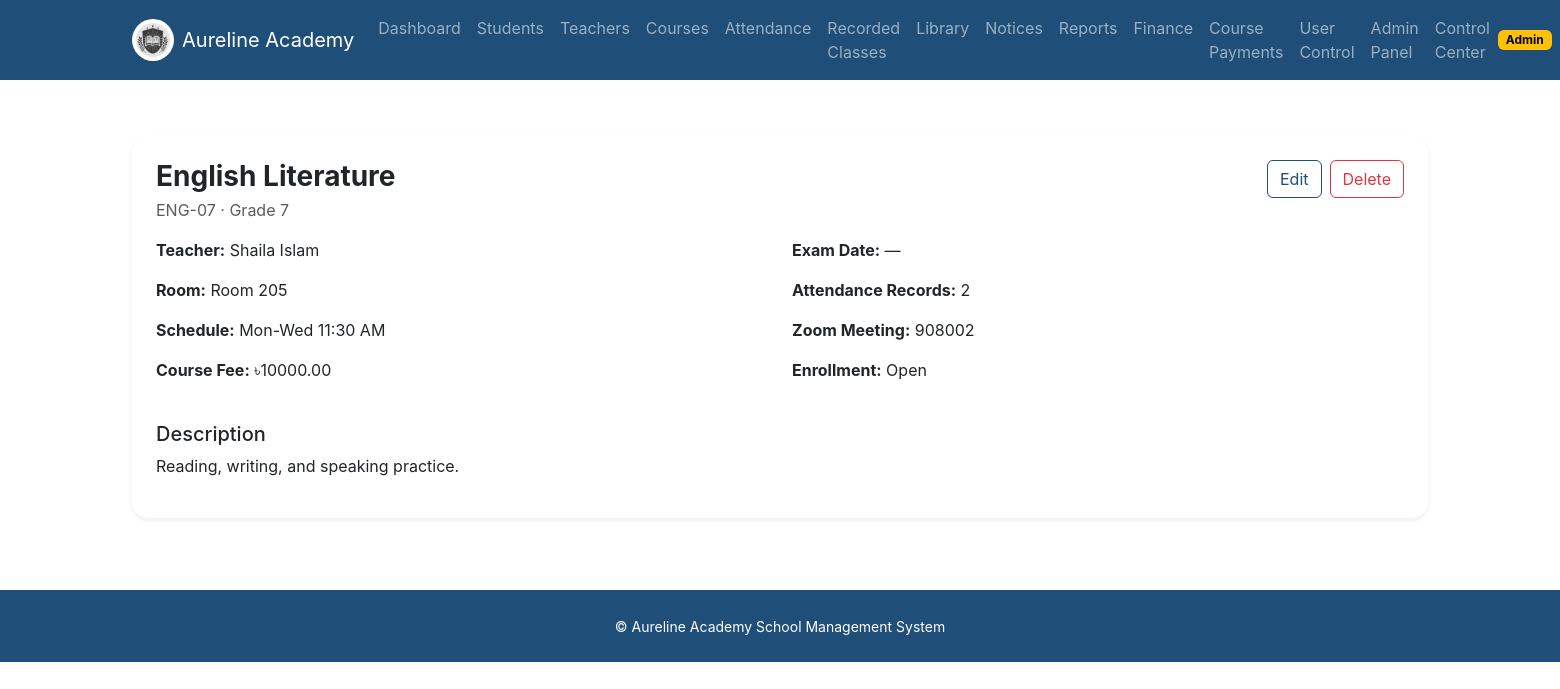
Screenshot of /courses/2 (signed in) with the database file from the repository.
### app/models.py (models this page shows, shortened)
class TimestampMixin:
    created_at = db.Column(db.DateTime, default=datetime.utcnow, nullable=False)
    updated_at = db.Column(db.DateTime, default=datetime.utcnow, onupdate=datetime.utcnow, nullable=False)

class User(UserMixin, TimestampMixin, db.Model):
    id = db.Column(db.Integer, primary_key=True)
    full_name = db.Column(db.String(120), nullable=False)
    email = db.Column(db.String(120), unique=True, nullable=False, index=True)
    password_hash = db.Column(db.String(255), nullable=False)
    role = db.Column(db.String(20), nullable=False, index=True)
    phone = db.Column(db.String(20))
    is_active = db.Column(db.Boolean, default=True, nullable=False)
    approval_status = db.Column(db.String(20), default="approved", nullable=False, index=True)
    registration_source = db.Column(db.String(20), default="admin_created", nullable=False)
    approved_at = db.Column(db.DateTime)
    approved_by_user_id = db.Column(db.Integer, db.ForeignKey("user.id"))
    approved_by = db.relationship("User", remote_side=[id], backref="approved_users")
    student_profile = db.relationship("StudentProfile", back_populates="user", uselist=False, cascade="all, delete-orphan")
    teacher_profile = db.relationship("TeacherProfile", back_populates="user", uselist=False, cascade="all, delete-orphan")
    submitted_course_requests = db.relationship("CourseRequest", foreign_keys="CourseRequest.requester_user_id", back_populates="requester")
    reviewed_course_requests = db.relationship("CourseRequest", foreign_keys="CourseRequest.reviewed_by_user_id", back_populates="reviewed_by")
    def get_role_badge(self):
        return self.role.title()
    def get_status_badge(self):
        return self.approval_status.title()

class Course(TimestampMixin, db.Model):
    id = db.Column(db.Integer, primary_key=True)
    title = db.Column(db.String(120), nullable=False)
    code = db.Column(db.String(50), unique=True, nullable=False, index=True)
    class_name = db.Column(db.String(50), nullable=False)
    room = db.Column(db.String(50))
    schedule_text = db.Column(db.String(120))
    delivery_status = db.Column(db.String(20), default="running", nullable=False)
    next_schedule_text = db.Column(db.String(120))
    suspension_note = db.Column(db.Text)
    exam_date = db.Column(db.Date)
    description = db.Column(db.Text)
    teacher_id = db.Column(db.Integer, db.ForeignKey("teacher_profile.id"))
    zoom_meeting_id = db.Column(db.String(120))
    course_fee = db.Column(db.Numeric(10, 2), nullable=False, default=0)
    is_open_for_enrollment = db.Column(db.Boolean, nullable=False, default=True)
    teacher = db.relationship("TeacherProfile", back_populates="courses")
    attendances = db.relationship("Attendance", back_populates="course", cascade="all, delete-orphan")
    requests = db.relationship("CourseRequest", back_populates="course", cascade="all, delete-orphan")
    recordings = db.relationship("RecordedClassVideo", back_populates="course", cascade="all, delete-orphan")
    invoices = db.relationship("Invoice", back_populates="course")
    test_results = db.relationship("ClassTestResult", back_populates="course")

### app/courses/routes.py (the view)
@courses_bp.route("/<int:course_id>")
@login_required
@roles_required("admin", "teacher")
def detail_course(course_id):
    course = Course.query.get_or_404(course_id)
    return render_template("courses/detail.html", course=course)

### app/models.py (called while the page is built)
@login_manager.user_loader
def load_user(user_id):
    return db.session.get(User, int(user_id))

### app/templates/courses/detail.html (shortened to what this page needs)
{% extends 'base.html' %}
{% block content %}
<section class="py-4"><div class="container"><div class="card border-0 shadow-sm rounded-4"><div class="card-body p-4"><div class="d-flex justify-content-between align-items-start flex-wrap gap-3 mb-3"><div><h1 class="h3 fw-bold mb-1">{{ course.title }}</h1><div class="text-muted">{{ course.code }} · {{ course.class_name }}</div></div>{% if current_user.role == 'admin' %}<div class="d-flex gap-2"><a class="btn btn-outline-primary" href="{{ url_for('courses.edit_course', course_id=course.id) }}">Edit</a><form method="post" action="{{ url_for('courses.delete_course', course_id=course.id) }}" onsubmit="return confirm('Delete this course?');"><button class="btn btn-outline-danger">Delete</button></form></div>{% endif %}</div><div class="row g-4"><div class="col-md-6"><p><strong>Teacher:</strong> {{ course.teacher.user.full_name if course.teacher else 'Unassigned' }}</p><p><strong>Room:</strong> {{ course.room or '—' }}</p><p><strong>Schedule:</strong> {{ course.schedule_text or '—' }}</p><p><strong>Course Fee:</strong> ৳{{ course.course_fee }}</p></div><div class="col-md-6"><p><strong>Exam Date:</strong> {{ course.exam_date.strftime('%d %b %Y') if course.exam_date else '—' }}</p><p><strong>Attendance Records:</strong> {{ course.attendances|length }}</p><p><strong>Zoom Meeting:</strong> {{ course.zoom_meeting_id or 'Not set' }}</p><p><strong>Enrollment:</strong> {% if course.is_open_for_enrollment %}Open{% else %}Closed{% endif %}</p></div><div class="col-12"><h2 class="h5">Description</h2><p>{{ course.description or '—' }}</p></div></div></div></div></div></section>
{% endblock %}

### app/templates/base.html (shortened to what this page needs)
<!doctype html>
<html lang="en">
<head>
  <link rel="stylesheet" href="https://cdn.jsdelivr.net/npm/bootstrap@5.3.3/dist/css/bootstrap.min.css">
  <link rel="stylesheet" href="{{ url_for('static', filename='css/style.css') }}">
</head>
<body>
<nav class="navbar navbar-expand-lg navbar-dark aureline-nav sticky-top">
  <div class="container">
    <a class="navbar-brand d-flex align-items-center gap-2" href="{{ url_for('main.index') }}">
      <img src="{{ url_for('static', filename='img/aureline-logo.png') }}" alt="Aureline Academy" width="42" height="42" class="rounded-circle bg-white p-1">
      <span>Aureline Academy</span>
    </a>
    <div class="collapse navbar-collapse" id="mainNav">
      {% if current_user.is_authenticated %}
      <ul class="navbar-nav me-auto mb-2 mb-lg-0">
        <li class="nav-item"><a class="nav-link" href="{{ url_for('dashboard.home') }}">Dashboard</a></li>
        {% if current_user.role in ['admin', 'teacher'] %}
        <li class="nav-item"><a class="nav-link" href="{{ url_for('students.list_students') }}">Students</a></li>
        <li class="nav-item"><a class="nav-link" href="{{ url_for('teachers.list_teachers') }}">Teachers</a></li>
        <li class="nav-item"><a class="nav-link" href="{{ url_for('courses.list_courses') }}">Courses</a></li>
        <li class="nav-item"><a class="nav-link" href="{{ url_for('attendance.list_attendance') }}">Attendance</a></li>
        <li class="nav-item"><a class="nav-link" href="{{ url_for('integrations.recordings_library') }}">Recorded Classes</a></li>
        <li class="nav-item"><a class="nav-link" href="{{ url_for('library.catalog') }}">Library</a></li>
        <li class="nav-item"><a class="nav-link" href="{{ url_for('communication.notices') }}">Notices</a></li>
        <li class="nav-item"><a class="nav-link" href="{{ url_for('reports.summary') }}">Reports</a></li>
        {% endif %}
        {% if current_user.role == 'admin' %}
        <li class="nav-item"><a class="nav-link" href="{{ url_for('finance.overview') }}">Finance</a></li>
        <li class="nav-item"><a class="nav-link" href="{{ url_for('finance.course_requests_admin') }}">Course Payments</a></li>
        <li class="nav-item"><a class="nav-link" href="{{ url_for('auth.pending_users') }}">User Control</a></li>
        <li class="nav-item"><a class="nav-link" href="{{ url_for('admin.index') }}">Admin Panel</a></li>
        <li class="nav-item"><a class="nav-link" href="{{ url_for('dashboard.admin_hub') }}">Control Center</a></li>
        {% endif %}
      </ul>
      <div class="d-flex align-items-center gap-2">
        <span class="badge text-bg-warning">{{ current_user.get_role_badge() }}</span>
      </div>
      {% else %}
      <div class="ms-auto d-flex gap-2">
        <a class="btn btn-outline-light btn-sm" href="{{ url_for('auth.login') }}">Login</a>
        <a class="btn btn-warning btn-sm" href="{{ url_for('auth.register') }}">Student Register</a>
      </div>
      {% endif %}
    </div>
  </div>
</nav>
<main>
  <div class="container py-3">
  </div>
  {% block content %}{% endblock %}
</main>
<footer class="py-4 text-center text-white aureline-footer mt-5">
  <small>© Aureline Academy School Management System</small>
</footer>
</body>
</html>

### app/static/css/style.css (style rules this page uses)
:root { --aureline-primary: #1f4e79; --aureline-secondary: #f4b400; --aureline-bg: #f6f9fc; --aureline-text: #1f2937; }
body { font-family: Inter, "Segoe UI", sans-serif; color: var(--aureline-text); background: #ffffff; }
.aureline-nav, .aureline-footer { background: var(--aureline-primary); }
.btn-outline-primary { color: var(--aureline-primary); border-color: var(--aureline-primary); }
.card { overflow: hidden; }

### rows the page displays
User: get_role_badge "Admin"
Course: title "English Literature", code "ENG-07", class_name "Grade 7", room "Room 205", schedule_text "Mon-Wed 11:30 AM", course_fee "10000.00", exam_date "—", zoom_meeting "908002", description "Reading, writing, and speaking practice."
User: teacher.user "Shaila Islam"

### other values shown
{{ course.attendances|length }} "2"
